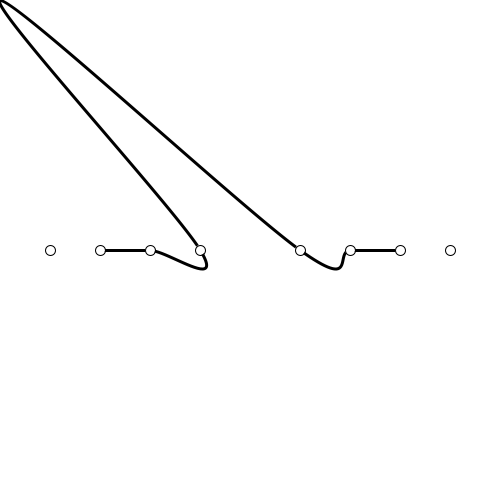
Frame 1 (no input)
Frame 60 (the mouse pressed at the canvas centre just before this capture): identical to frame 1, image omitted
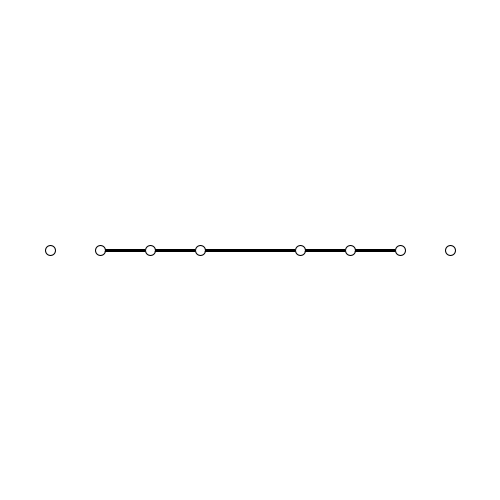
Frame 120 (the mouse held since frame 60 and released just before this capture)

The Processing sketch that drew these frames (run headless with seeded random() and noise(); from frame 60 on, the mouse is pressed at the canvas centre):

// Processing sketch: processing_108436
// ── processing_108436.pde

//Curve Vertex Example
//Thanks to Adiel

void setup(){
size(500, 500);
}

void draw(){
background(255);

strokeWeight(3);

beginShape();

  curveVertex(50, 250);
  curveVertex(100, 250);
  curveVertex(150, 250);
  curveVertex(200, 250);
  curveVertex(mouseX, mouseY);
  curveVertex(300, 250);
  curveVertex(350, 250);
  curveVertex(400, 250);
  curveVertex(450, 250);
  


endShape();

strokeWeight(1);
  ellipse(50, 250, 10, 10);
  ellipse(100, 250, 10, 10);
  ellipse(150, 250, 10, 10);
  ellipse(200, 250, 10, 10);
  ellipse(300, 250, 10, 10);
  ellipse(350, 250, 10, 10);
  ellipse(400, 250, 10, 10);
  ellipse(450, 250, 10, 10);
  
}
